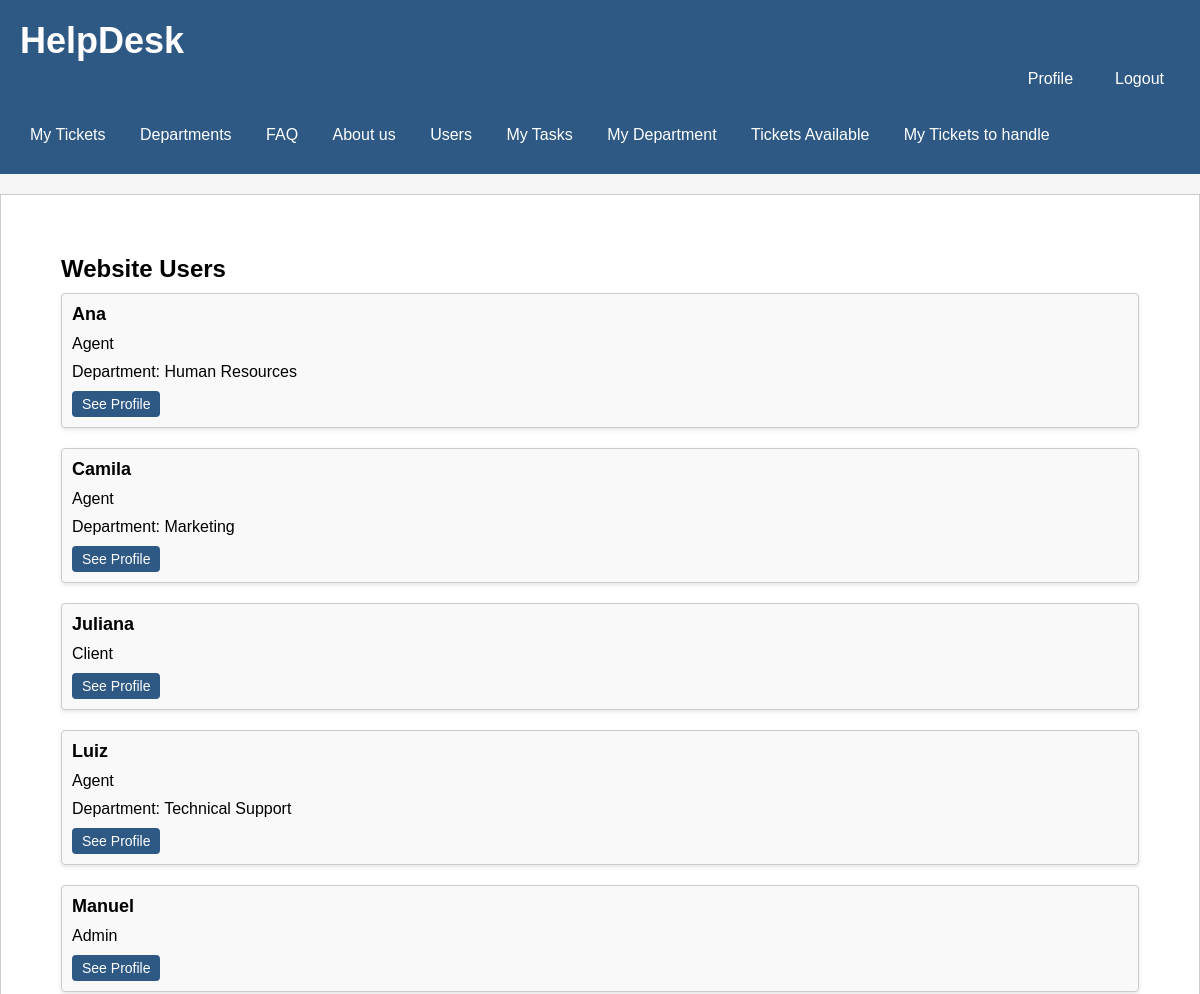
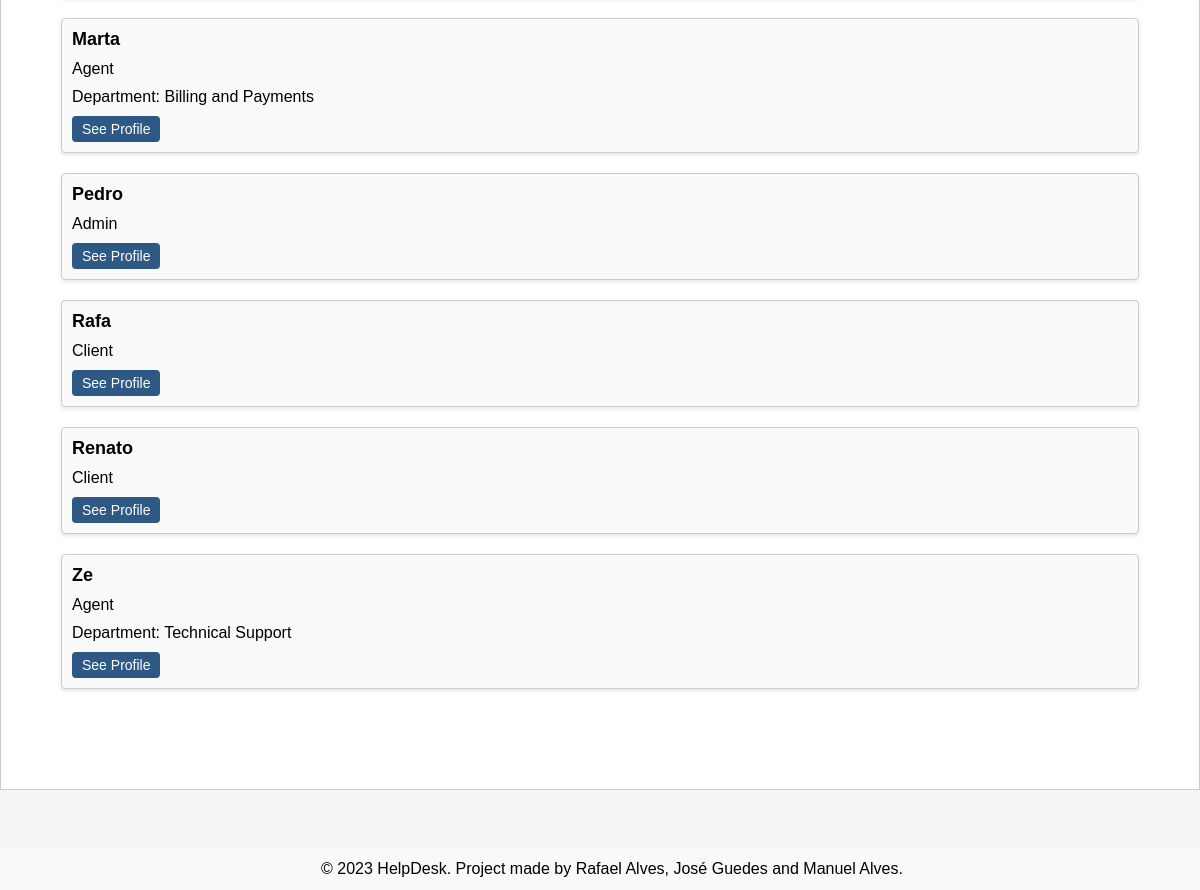
The page /pages/users.php (signed in) on the database its author committed (2 pictures, top to bottom).
### tables this page shows
CREATE TABLE User (
     id INTEGER PRIMARY KEY AUTOINCREMENT,
     username varchar(255) NOT NULL UNIQUE,
     firstName varchar(255) NOT NULL,
     lastName varchar(255) NOT NULL,
     email varchar(255) NOT NULL UNIQUE,
     password varchar(255) NOT NULL,
     id_department INTEGER DEFAULT NULL,
     is_agent BOOLEAN NOT NULL DEFAULT false,
     is_admin BOOLEAN NOT NULL DEFAULT false,
     CONSTRAINT id_departmentFK FOREIGN KEY(id_department) REFERENCES Department(id)
 );

CREATE TABLE Department (
    id INTEGER PRIMARY KEY AUTOINCREMENT,
    name varchar(255) NOT NULL UNIQUE,
    created_at TIMESTAMP NOT NULL DEFAULT CURRENT_TIMESTAMP
);

### database/user.class.php (called while the page is built, shortened)
<?php
  function getAll(PDO $db){
    $stmt = $db->prepare('
      SELECT id, username, id_department, is_agent, is_admin
      FROM User
      ORDER by username
    ');
    $stmt->execute();
    $row = $stmt->fetchAll(PDO::FETCH_ASSOC);
    return $row;
  }

### actions/getAll_users.php (called while the page is built, shortened)
<?php
require_once(__DIR__ . '/../database/connection.db.php');
require_once(__DIR__ . '/../database/user.class.php');
$users = getAll($dbh);
?>

### database/department.class.php (called while the page is built, shortened)
<?php
  class Department {
    static function getDepartName(PDO $db, $departmentId) {
          $stmt = $db->prepare('SELECT name FROM Department WHERE id = :id');
          $stmt->bindValue(':id', $departmentId, PDO::PARAM_INT);
          $stmt->execute();
          $result = $stmt->fetch(PDO::FETCH_ASSOC);
          return $result['name'];
      }
  }
?>

### pages/users.php (the view, shortened to what this page needs)
<?php
  require_once(__DIR__ . '/../database/department.class.php');
  require_once(__DIR__ . '/../templates/header.tpl.php');
?>
<section class="tickets">
  <h2>Website Users</h2>
  <ul>
    <?php
    require_once(__DIR__ . '/../actions/getAll_users.php');
    for ($i = 0; $i < count($users); $i++) {
      ?>
      <li>
        <div class="ticket" id="<?=$users[$i]['id']?>">
          <h3><?=$users[$i]['username']?></h3>
          <?php if ($users[$i]['is_admin'] && $users[$i]['is_agent']): ?>
            <p>Admin</p>
          <?php elseif ($users[$i]['is_agent']): ?>
            <?php
              $departmentId = $users[$i]['id_department'];
              $departmentName = Department::getDepartName($dbh, $departmentId);
            ?>
            <p>Agent</p>
            <p>Department: <?=$departmentName?></p>
          <?php else: ?>
            <p>Client</p>
          <?php endif; ?>
          <a href="../pages/userprofile.php?id=<?=$users[$i]['id']?>" class="button">See Profile</a>
        </div>
      </li>
    <?php } ?>
  </ul>
</section>
<?php
  require_once(__DIR__ . '/../templates/footer.tpl.php');
?>

### css/style.css (style rules this page uses)
body { position: relative; margin: 0; padding: 0; font-family: Arial, sans-serif; background-color: #f5f5f5; min-height: 100%; padding-bottom: 5rem; }
.tickets { margin: 40px; margin-bottom: 20px; margin-top: 20px; }
h2 { font-size: 24px; margin: 0 0 10px; }
ul { list-style-type: none; padding: 0; margin: 0; margin-bottom: 20px; }
.ticket { background-color: #f5f5f5; border-radius: 4px; box-shadow: 0 2px 4px rgba(0, 0, 0, 0.1); padding: 10px; margin-bottom: 20px; }
.ticket h3 { margin: 0 0 10px; font-size: 18px; margin-bottom: 5px; }
.ticket p { margin: 0 0 20px; margin-bottom: 5px; }
.button { display: inline-block; padding: 10px 20px; background-color: #2E5984; color: #fff; text-decoration: none; border-radius: 4px; transition: background-color 0.3s ease; }
.ticket a.button { display: inline-block; padding: 10px 20px; background-color: #2E5984; color: #fff; text-decoration: none; border-radius: 4px; transition: background-color 0.3s ease; }
h3 { margin-top: 5%; }
p { margin: 0 0 20px; }
h2:last-of-type { margin-top: 40px; }
li { margin-bottom: 10px; }
h3 { margin-top: 0; }
div:first-of-type { background: #fff; }
.tickets h2 { font-size: 24px; margin-bottom: 10px; }
.tickets .button { padding: 8px 16px; background-color: #2E5984; color: white; border: none; text-decoration: none; }
.tickets ul { list-style-type: none; padding: 0; }
.tickets li { margin-bottom: 20px; }
.tickets .ticket { background-color: #f9f9f9; padding: 10px; border: 1px solid #ccc; }
.tickets .ticket h3 { font-size: 18px; margin: 0; }
.tickets .ticket p { margin: 10px 0; }
.tickets ul { list-style: none; padding: 0; }
.ticket a.button { background-color: #2E5984; color: white; border: none; padding: 5px 10px; font-size: 14px; border-radius: 4px; text-decoration: none; }

### rows shown on the page
user: username "Ana", id_department.name "Human Resources"
user: username "Camila", id_department.name "Marketing"
user: username "Juliana", is_admin "Client"
user: username "Luiz", id_department.name "Technical Support"
user: username "Manuel", is_admin "Admin"
user: username "Marta", id_department.name "Billing and Payments"
user: username "Pedro", is_admin "Admin"
user: username "Rafa", is_admin "Client"
user: username "Renato", is_admin "Client"
user: username "Ze", id_department.name "Technical Support"
